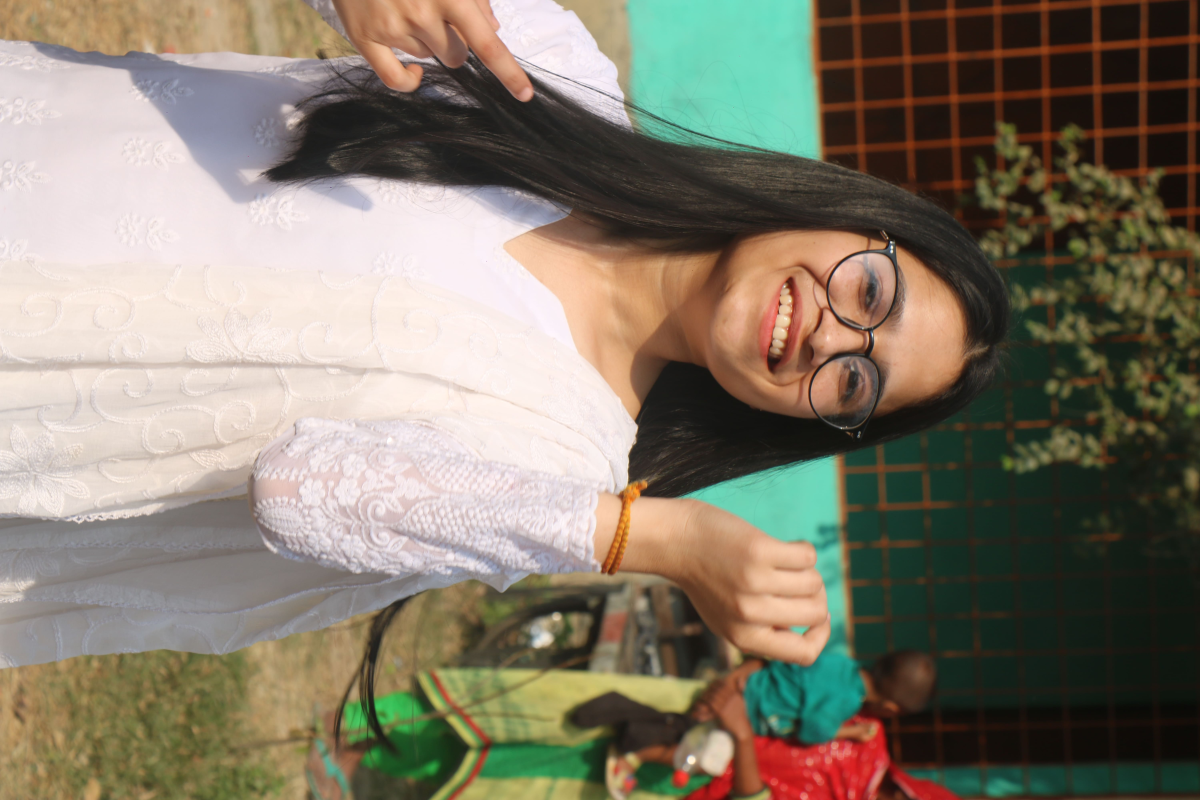
#> input picture photos/photo1.jpg, 6000 x 4000 px (shown at 1/5 size); its folder holds 2 pictures in this run
$ python photo-processor.py
#> lines starting #> are read from the running program, lines starting #| are printed output that depends on the picture
from PIL import Image
import os
import sys

def process_photos():
    photos_dir = "photos"
    processed_dir = "photos_processed"

    # Create processed directory if it doesn't exist
    if not os.path.exists(processed_dir):
        os.makedirs(processed_dir)

    # Process each photo
    for filename in os.listdir(photos_dir):
        if filename.lower().endswith(('.png', '.jpg', '.jpeg')):
            input_path = os.path.join(photos_dir, filename)
            output_path = os.path.join(processed_dir, f"{os.path.splitext(filename)[0]}.jpg")

            try:
                # Open and process image
                with Image.open(input_path) as img:
                    # Convert to RGB if necessary
#> img is the input picture: PIL image 6000x4000 RGB; mean R, G, B 130.9, 122.5, 106.9
                    if img.mode != 'RGB':
                        img = img.convert('RGB')

                    # Calculate new size while maintaining aspect ratio
                    width, height = img.size
#> width = 6000; height = 4000
                    max_size = 640
                    ratio = min(max_size/width, max_size/height)
#> ratio = 0.107
                    new_size = (int(width*ratio), int(height*ratio))
#> new_size = (640, 426)

                    # Resize image
                    img = img.resize(new_size, Image.Resampling.LANCZOS)
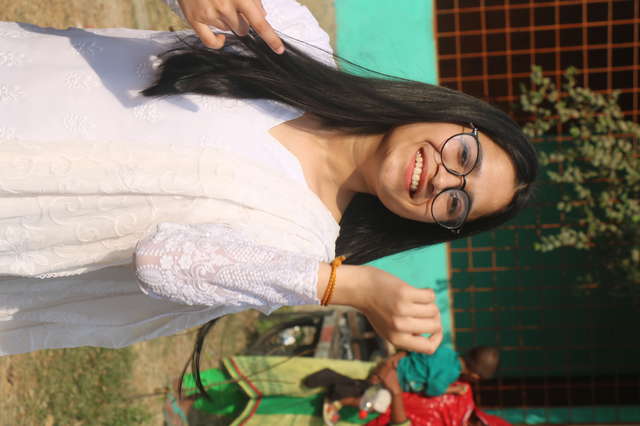
#> img: PIL image 640x426 RGB; mean R, G, B 130.9, 122.5, 106.9

                    # Save with optimized settings
                    img.save(output_path, 'JPEG', quality=85, optimize=True)

                print(f"Processed {filename} -> {os.path.basename(output_path)}")

            except Exception as e:
                print(f"Error processing {filename}: {str(e)}")
#> pass 2 of the loop in process_photos, `for filename in os.listdir(photos_dir):`:
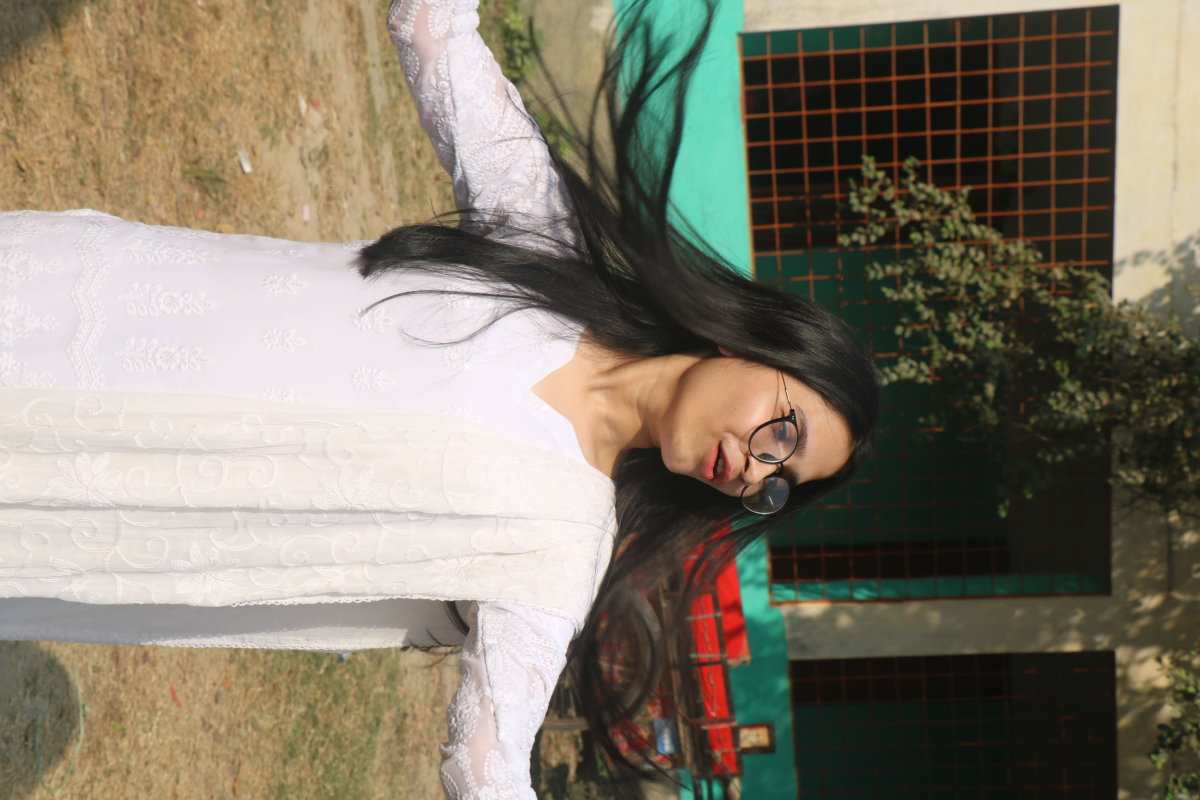
#> input picture photos/photo2.jpg, 6000 x 4000 px (shown at 1/5 size)
#> in process_photos, img is the input picture: PIL image 6000x4000 RGB; mean R, G, B 131.6, 123.9, 108.6
#> in process_photos, `img = img.resize(new_size, Image.Resampling.LANCZOS)`:
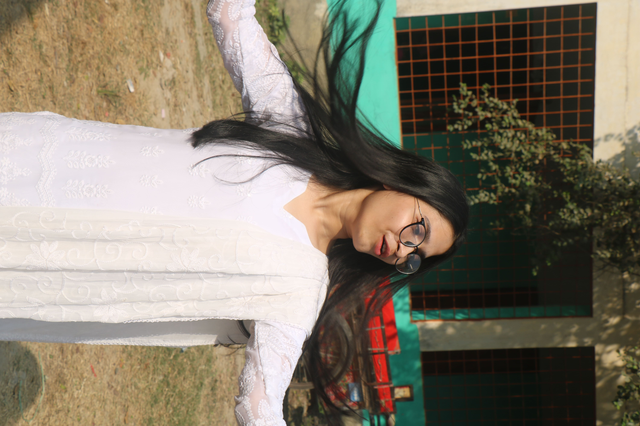
#> img: PIL image 640x426 RGB; mean R, G, B 131.6, 123.9, 108.6

if __name__ == "__main__":
    process_photos()
